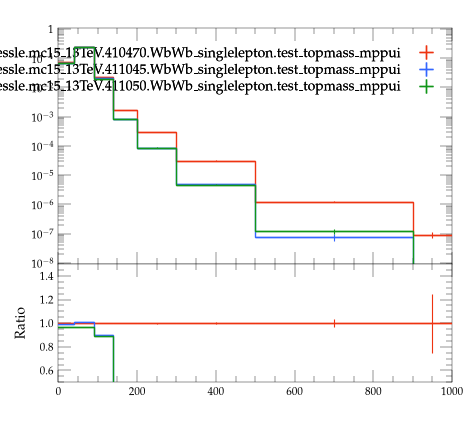

Python code for this plot:
#! /usr/bin/env python3

# This Python script was auto-generated using YODA v2.1.2.
# Analysis object: /WbWb_singlelepton/mT_lep1
# Timestamp: 07-08-2026 (09:16:01)

import matplotlib as mpl
import matplotlib.pyplot as plt
mpl.use('Agg') # comment out for interactive use
import os
import numpy as np
from numpy import nan, inf

plotDir = os.path.split(os.path.realpath(__file__))[0]
if 'YODA_USER_PLOT_PATH' in globals():
    plot_outdir = globals()['YODA_USER_PLOT_PATH']
else:
    plot_outdir = plotDir

#plot style
plt.style.use(os.path.join(plotDir, '../default.mplstyle'))
# plot metadata
figW, figH = plt.rcParams['figure.figsize']
ax_xLabel = ''
ax_yLabel = ''
ax_title  = ''
ax_xScale = 'linear'
ax_yScale = 'log'
xLims = (0.0, 1000.0)
yLims = (9.000000000000001e-09, 1.1)

# TeX-friendly labels for the legend
labels = {
  'legend' : ([ r"user.johessle.mc15\_13TeV.410470.WbWb\_singlelepton.test\_topmass\_mppui", r"user.johessle.mc15\_13TeV.411045.WbWb\_singlelepton.test\_topmass\_mppui", r"user.johessle.mc15\_13TeV.411050.WbWb\_singlelepton.test\_topmass\_mppui" ], r""),
}

# Adjust canvas width and height
canvasW = 10.0
canvasH = 9.0
figW *= canvasW/10.
figH *= canvasH/9.

# Create figure and axis objects
fig, (ax, ratio0_ax) = plt.subplots(2, 1, sharex=True,
                  figsize=(figW,figH), gridspec_kw={'height_ratios': (6.0, 3.0)})

# Set figure margins
plt.subplots_adjust(
    left   = 1.0 * plt.rcParams['figure.subplot.left'],
    right  = 1.0 * plt.rcParams['figure.subplot.right'],
    top    = 1.0 * plt.rcParams['figure.subplot.top'],
    bottom = 1.0 * plt.rcParams['figure.subplot.bottom'])

ratio0_ax.yaxis.set_major_locator(mpl.ticker.MultipleLocator(0.2))
ratio0_ax.set_ylim(0.5, 1.4999)
ratio0_ax.set_ylabel('Ratio')

# the numerical data is stored in a separate file
dataf = dict()
prefix = os.path.split(__file__)[0]
if prefix:    prefix = prefix + '/'
exec(open(prefix+'mT_lep1__data.py').read(), dataf)


legend_handles = dict() # keep track of handles for the legend

# style options for curves
# starts at zorder>=5 to draw curve on top of legend
styles = {
  'user.johessle.mc15_13TeV.410470.WbWb_singlelepton.test_topmass_mppui.yoda': {
    'color' : '#EE3311',
    'linestyle' : '-',
    'lineopacity' : 1.0,
    'linewidth' : 1,
    'marker' : 'none',
    'markersize' : 2,
    'capsize' : 0.0,
    'zorder' : 5,
    'histstyle' : 1,
    'drawstyle' : 'steps-pre',
    'xerrorbars' : 1,
    'yerrorbars' : 1,
    'fillcolor' : None,
    'fillopacity' : 1.0,
    'ratio0_linestyle' : '-',
    'ratio0_lineopacity' : 1.0,
    'ratio0_linewidth' : 1,
    'ratio0_marker' : 'none',
    'ratio0_markersize' : 2,
    'ratio0_capsize' : 0.0,
    'ratio0_zorder' : 5,
    'ratio0_histstyle' : 1,
    'ratio0_drawstyle' : 'steps-pre',
    'ratio0_xerrorbars' : 1,
    'ratio0_yerrorbars' : 1,
  },
  'user.johessle.mc15_13TeV.411045.WbWb_singlelepton.test_topmass_mppui.yoda': {
    'color' : '#3366FF',
    'linestyle' : '-',
    'lineopacity' : 1.0,
    'linewidth' : 1,
    'marker' : 'none',
    'markersize' : 2,
    'capsize' : 0.0,
    'zorder' : 6,
    'histstyle' : 1,
    'drawstyle' : 'steps-pre',
    'xerrorbars' : 1,
    'yerrorbars' : 1,
    'fillcolor' : None,
    'fillopacity' : 1.0,
    'ratio0_linestyle' : '-',
    'ratio0_lineopacity' : 1.0,
    'ratio0_linewidth' : 1,
    'ratio0_marker' : 'none',
    'ratio0_markersize' : 2,
    'ratio0_capsize' : 0.0,
    'ratio0_zorder' : 6,
    'ratio0_histstyle' : 1,
    'ratio0_drawstyle' : 'steps-pre',
    'ratio0_xerrorbars' : 1,
    'ratio0_yerrorbars' : 1,
  },
  'user.johessle.mc15_13TeV.411050.WbWb_singlelepton.test_topmass_mppui.yoda': {
    'color' : '#109618',
    'linestyle' : '-',
    'lineopacity' : 1.0,
    'linewidth' : 1,
    'marker' : 'none',
    'markersize' : 2,
    'capsize' : 0.0,
    'zorder' : 7,
    'histstyle' : 1,
    'drawstyle' : 'steps-pre',
    'xerrorbars' : 1,
    'yerrorbars' : 1,
    'fillcolor' : None,
    'fillopacity' : 1.0,
    'ratio0_linestyle' : '-',
    'ratio0_lineopacity' : 1.0,
    'ratio0_linewidth' : 1,
    'ratio0_marker' : 'none',
    'ratio0_markersize' : 2,
    'ratio0_capsize' : 0.0,
    'ratio0_zorder' : 7,
    'ratio0_histstyle' : 1,
    'ratio0_drawstyle' : 'steps-pre',
    'ratio0_xerrorbars' : 1,
    'ratio0_yerrorbars' : 1,
  },
}

# curve from input yoda files in main panel
for label, yvals in dataf['yvals'].items():
    if all(np.isnan(v) for v in dataf['yvals'][label]):
        continue
    tmp = None
    if styles[label]['histstyle']: # draw as histogram
        xpos = dataf['xedges'][label] if styles[label]['drawstyle'] else dataf['xpoints'][label]
        ypos = np.insert(yvals, 0, yvals[0]) if styles[label]['drawstyle'] else yvals
        if styles[label]['fillcolor']: # fill area below curve
            ax.fill_between(xpos, ypos, step='pre',
                            color=styles[label]['fillcolor'],
                            alpha=styles[label]['fillopacity'])
        tmp, = ax.plot(xpos, ypos,
                       color=styles[label]['color'],
                       linestyle=styles[label]['linestyle'],
                       alpha=styles[label]['lineopacity'],
                       linewidth=styles[label]['linewidth'],
                       drawstyle=styles[label]['drawstyle'], solid_joinstyle='miter',
                       zorder=styles[label]['zorder'], label=label)
    tmp = ax.errorbar(dataf['xpoints'][label], yvals,
                      xerr=np.array(dataf['xerrs'][label])*styles[label]['xerrorbars'],
                      yerr=np.array(dataf['yerrs'][label])*styles[label]['yerrorbars'],
                      fmt=styles[label]['marker'], capsize=styles[label]['capsize'],
                      alpha=styles[label]['lineopacity'],
                      markersize=styles[label]['markersize'],
                      ecolor=styles[label]['color'],
                      color=styles[label]['color'], zorder=styles[label]['zorder'])
    tmp[-1][0].set_linestyle(styles[label]['linestyle'])
    tmp[-1][0].set_linewidth(styles[label]['linewidth'])
    if label in dataf['add_legend_handle']:  legend_handles[label] = tmp
    for varLabel in dataf['variation_yvals'].keys():
        if varLabel.startswith(label):
            tmp, = ax.plot(dataf['xedges'][label], dataf['variation_yvals'][varLabel],
                           color=styles[label]['color'],
                           linestyle=styles[label]['linestyle'],
                           linewidth=styles[label]['linewidth'],
                           drawstyle='steps-pre', solid_joinstyle='miter',
                           zorder=styles[label]['zorder'], alpha=0.5)


# plots on ratio panel
# curve from input yoda files in ratio panel
for label, yvals in dataf['ratio0_yvals'].items():
    if all(np.isnan(v) for v in yvals):
        continue
    if styles[label]['ratio0_histstyle']: # plot as histogram
        xpos = dataf['xedges']['user.johessle.mc15_13TeV.410470.WbWb_singlelepton.test_topmass_mppui.yoda'] if styles[label]['ratio0_drawstyle'] else dataf['xpoints']['user.johessle.mc15_13TeV.410470.WbWb_singlelepton.test_topmass_mppui.yoda']
        ypos = np.insert(yvals, 0, yvals[0]) if styles[label]['ratio0_drawstyle'] else yvals
        ratio0_ax.plot(xpos, ypos,
                       color=styles[label]['color'],
                       linewidth=styles[label]['linewidth'],
                       linestyle=styles[label]['ratio0_linestyle'],
                       alpha=styles[label]['ratio0_lineopacity'],
                       drawstyle=styles[label]['ratio0_drawstyle'], zorder=styles[label]['zorder'],
                       solid_joinstyle='miter')
    tmp = ratio0_ax.errorbar(dataf['xpoints']['user.johessle.mc15_13TeV.410470.WbWb_singlelepton.test_topmass_mppui.yoda'], yvals,
                             xerr=np.array(dataf['ref_xerrs'])*styles[label]['ratio0_xerrorbars'],
                             yerr=np.array(dataf['ratio0_yerrs'][label])*styles[label]['ratio0_yerrorbars'],
                             fmt=styles[label]['ratio0_marker'], capsize=styles[label]['ratio0_capsize'],
                             alpha=styles[label]['ratio0_lineopacity'],
                             markersize=styles[label]['ratio0_markersize'],
                             ecolor=styles[label]['color'],
                             color=styles[label]['color'])
    tmp[-1][0].set_linestyle(styles[label]['ratio0_linestyle'])
    tmp[-1][0].set_linewidth(styles[label]['ratio0_linewidth'])

    for varlabel in dataf['ratio0_variation_vals'].keys():
        if varlabel.startswith(label):
            ratio0_ax.plot(dataf['xedges']['user.johessle.mc15_13TeV.410470.WbWb_singlelepton.test_topmass_mppui.yoda'],
                            dataf['ratio0_variation_vals'][varlabel],
                            color=styles[label]['color'],
                            linestyle=styles[label]['linestyle'],
                            linewidth=styles[label]['linewidth'],
                            drawstyle='steps-pre', solid_joinstyle='miter',
                            zorder=1, alpha=0.5)

legend_items = list(legend_handles.values())
ax.add_artist(ax.legend(legend_items,
                        labels['legend'][0],
                        title=labels['legend'][1],
                        alignment='right',
                        loc='upper right',
                        bbox_to_anchor=(1.0, 0.97),markerfirst=False))

# set plot metadata as defined above
ratio0_ax.set_xlabel(ax_xLabel)
ratio0_ax.xaxis.set_label_coords(1., -0.15)
ax.set_ylabel(ax_yLabel, ha='right', va='top')
ax.yaxis.set_label_coords(-0.11, 1.0)
ax.set_title(ax_title, loc='left')
ax.set_xscale(ax_xScale)
ax.set_yscale(ax_yScale)
ratio0_ax.set_yscale('linear')
ax.set_xlim(xLims)
ax.set_ylim(yLims)

# tick formatting
plt.rcParams['xtick.top'] = True
plt.rcParams['ytick.right'] = True
ax.yaxis.set_major_locator(mpl.ticker.LogLocator(base=10.0, numticks=np.inf))
ax.yaxis.set_minor_locator(mpl.ticker.LogLocator(
                           base=10.0, subs=np.arange(0.1, 1, 0.1), numticks=np.inf))
fig.align_ylabels((ax, ratio0_ax))
plt.savefig(os.path.join(plot_outdir, 'mT_lep1.pdf'), format='PDF')
plt.savefig(os.path.join(plot_outdir, 'mT_lep1.png'), format='PNG')

plt.close(fig)
